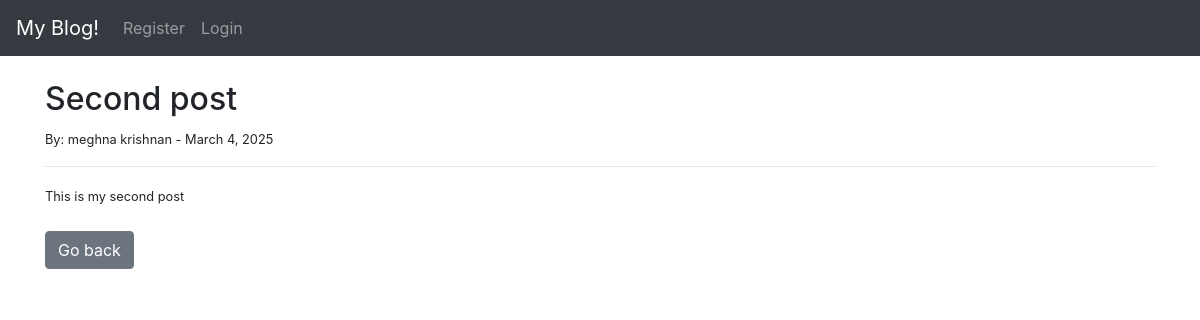
The app's page /article/2 with its own data.
### myapp/models.py (models this page shows, shortened)
class Post(models.Model):
    title=models.CharField(max_length=200)
    title_tag=models.CharField(max_length=255) #need to add default="my first blog" if we add new attribute later adding a attribute
    author=models.ForeignKey(User,on_delete=models.CASCADE)
    body=models.TextField()
    post_date=models.DateField(auto_now_add=True)
    category=models.CharField(max_length=255,default='coding')

### myapp/views.py (the view)
# urls.py: path('article/<int:pk>',DetailView.as_view(),name='detail'),
class DetailView(DetailView):
    model=Post
    template_name='article_detail.html'

### myapp/templates/article_detail.html (shortened to what this page needs)
{% extends 'base.html' %}
{% block content %}
<h2>{{post.title}}</h2>
<small>By: {{post.author.first_name}} {{post.author.last_name}} - {{post.post_date}}
<hr>{{post.body|safe}}</small>
<br><br>
<a href="{% url 'home' %}" class="btn btn-secondary">Go back</a>
{% endblock content %}

### records on screen
Post: title "Second post", author.first_name "meghna", author.last_name "krishnan", post_date "March 4, 2025", body "This is my second post"
